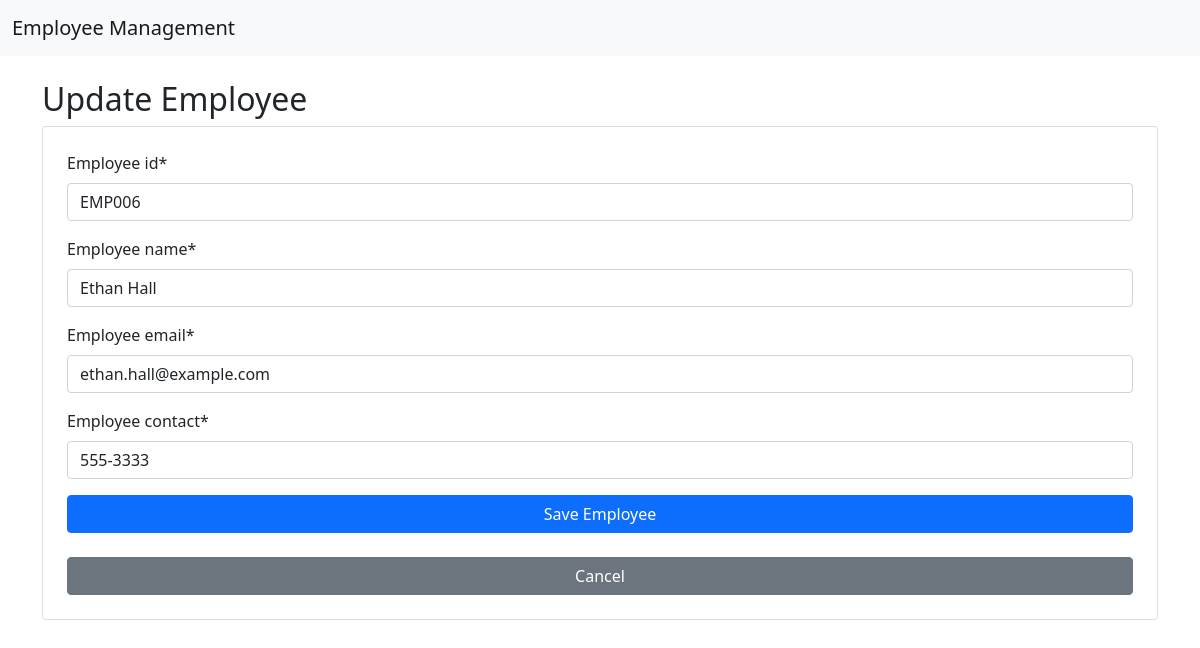
The app's page /update/16/ with its own data.
### employee/models.py (models this page shows, shortened)
class Employee(models.Model):
    employee_id = models.CharField(max_length=20)
    employee_name = models.CharField(max_length=100)
    employee_email = models.EmailField()
    employee_contact = models.CharField(max_length=20)

### employee/views.py (the view)
# urls.py: path('update/<int:pk>/', update_employee, name="update"),
def update_employee(request, pk):
    employee = Employee.objects.get(id=pk)# Get the specific employee by ID
    if request.method == 'POST':
        form = EmployeeForm(request.POST, instance=employee)# Populate form with new data
        if form.is_valid():
            form.save()
            return redirect('list')# Save changes to the database
    else:
        form = EmployeeForm(instance=employee)
    return render(request, 'update.html', {'form':form})

### employee/forms.py
class EmployeeForm(forms.ModelForm):
    class Meta:
        model = Employee
        fields = '__all__'

### employee/templates/update.html (shortened to what this page needs)
{% extends "base.html" %} {%block title%}Create Employee {%endblock%}
 {%block content%}
{%load crispy_forms_tags%}
<h2> Update Employee</h2>
<form method="POST" class="form-group card p-4">
    {{form | crispy}}
<button type="submit" class="btn btn-primary">Save Employee</button><br/>
<a href={%url 'list'%} class="btn btn-secondary">Cancel</a>
</form>
{%endblock%}

### records on screen
Employee: employee_id "EMP006", employee_name "Ethan Hall", employee_email "ethan.hall@example.com", employee_contact "555-3333"
